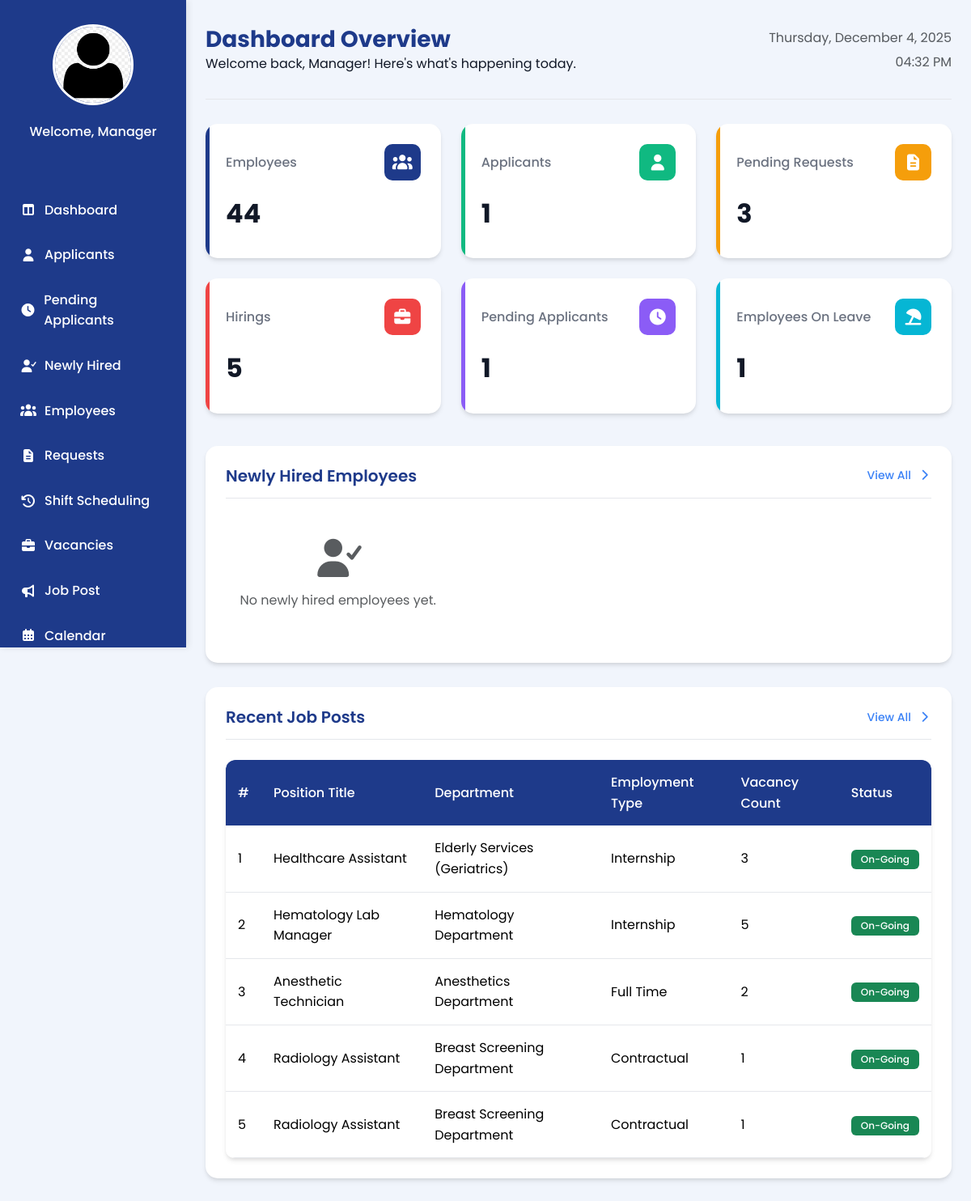
Page /Manager_Dashboard.php on the committed database.
### tables this page shows
CREATE TABLE `vacancies` (
  `id` int(11) NOT NULL,
  `department_id` int(11) NOT NULL,
  `position_id` int(11) NOT NULL,
  `employment_type_id` int(11) NOT NULL,
  `vacancy_count` int(11) NOT NULL,
  `status` varchar(255) NOT NULL DEFAULT 'To Post',
  `posted_by` varchar(255) NOT NULL,
  `created_at` timestamp NOT NULL DEFAULT current_timestamp()
);

CREATE TABLE `position` (
  `positionID` int(11) NOT NULL,
  `departmentID` int(11) NOT NULL,
  `emtypeID` int(11) DEFAULT NULL,
  `position_title` varchar(150) NOT NULL
);

CREATE TABLE `department` (
  `deptID` int(11) NOT NULL,
  `deptName` varchar(100) NOT NULL
);

CREATE TABLE `employment_type` (
  `emtypeID` int(11) NOT NULL,
  `typeName` varchar(50) NOT NULL
);

### Manager_Dashboard.php (the view, shortened to what this page needs)
<?php
require 'admin/db.connect.php';
$employeeQuery = $conn->query("SELECT COUNT(*) AS count FROM employee");
$employees = ($employeeQuery && $row = $employeeQuery->fetch_assoc()) ? $row['count'] : 0;
$applicantQuery = $conn->query("SELECT COUNT(*) AS count FROM user WHERE role = 'Applicant'");
$applicants = ($applicantQuery && $row = $applicantQuery->fetch_assoc()) ? $row['count'] : 0;
$pendingQuery = $conn->query("SELECT COUNT(*) AS count FROM applications WHERE status = 'Pending'");
$pendingApplicants = ($pendingQuery && $row = $pendingQuery->fetch_assoc()) ? $row['count'] : 0;
$pending_applicantQuery = $conn->query("SELECT COUNT(*) AS count FROM applications WHERE id = '0'");
if ($pending_applicantQuery && $row = $pending_applicantQuery->fetch_assoc()) {
    $pending_applicantQuery = $row['count'];
}
$pendingLeaves = 0;
$plRes = $conn->query("SELECT COUNT(*) AS c FROM leave_request WHERE status = 'Pending'");
if ($plRes && $r = $plRes->fetch_assoc())
    $pendingLeaves = (int) $r['c'];
$pendingGeneral = 0;
$pgRes = $conn->query("SELECT COUNT(*) AS c FROM general_request WHERE status = 'Pending'");
if ($pgRes && $r2 = $pgRes->fetch_assoc())
    $pendingGeneral = (int) $r2['c'];
$pendingRequests = $pendingLeaves + $pendingGeneral;
$onLeaveCount = 0;
$olRes = $conn->query("SELECT COUNT(DISTINCT empID) AS count FROM leave_request WHERE status = 'Approved'");
if ($olRes && $row = $olRes->fetch_assoc())
    $onLeaveCount = (int) $row['count'];
$hiringsQuery = $conn->query("
    SELECT COUNT(*) AS count
    FROM (
        SELECT DISTINCT department_id, position_id
        FROM vacancies
        WHERE status = 'On-Going'
    ) AS uniqueVacancies
");
$hirings = ($hiringsQuery && $row = $hiringsQuery->fetch_assoc()) ? $row['count'] : 0;
$limit = 5;
$page = isset($_GET['page']) ? (int) $_GET['page'] : 1;
$start = ($page > 1) ? ($page * $limit) - $limit : 0;
$recentVacanciesQuery = $conn->query("
    SELECT v.id, v.vacancy_count, v.status, d.deptName, p.position_title, e.typeName AS employment_type
    FROM vacancies v
    JOIN department d ON v.department_id = d.deptID
    JOIN position p ON v.position_id = p.positionID
    JOIN employment_type e ON v.employment_type_id = e.emtypeID
    WHERE v.status = 'On-Going'
    ORDER BY v.id DESC
    LIMIT $start, $limit
");
$newHiredQuery = $conn->query("
    SELECT applicantID, fullName, position_applied, department, hired_at, profile_pic
    FROM applicant
    WHERE status = 'Hired'
    ORDER BY hired_at DESC
    LIMIT 6
");
$managername = $_SESSION['fullname'] ?? "Manager";
$employeeID = $_SESSION['applicant_employee_id'] ?? null;
if ($employeeID) {
    $stmt = $conn->prepare("SELECT profile_pic FROM employee WHERE empID = ?");
    $stmt->bind_param("s", $employeeID);
    $stmt->execute();
    $result = $stmt->get_result();
    if ($result->num_rows > 0) {
        $row = $result->fetch_assoc();
        $profile_picture = !empty($row['profile_pic'])
            ? "uploads/employees/" . $row['profile_pic']
            : "uploads/employees/default.png";
    } else {
        $profile_picture = "uploads/employees/default.png";
    }
} else {
    $profile_picture = "uploads/employees/default.png";
}
$menus = [
    "HR Director" => [
        "Dashboard" => "Manager_Dashboard.php",
        "Applicants" => "Manager_Applicants.php",
        "Pending Applicants" => "Manager_PendingApplicants.php",
        "Newly Hired" => "Newly-Hired.php",
        "Employees" => "Manager_Employees.php",
        "Requests" => "Manager_Request.php",
        "Shift Scheduling"  => "Manager_Scheduling.php",
        "Vacancies" => "Manager_Vacancies.php",
        "Job Post" => "Manager-JobPosting.php",
        "Calendar" => "Manager_Calendar.php",
        "Approvals" => "Manager_Approvals.php",
        "Reports" => "Manager_Reports.php",
        "Settings" => "Manager_LeaveSettings.php",
        "Logout" => "Login.php"
    ],
    "HR Manager" => [
        "Dashboard" => "Manager_Dashboard.php",
        "Applicants" => "Manager_Applicants.php",
        "Pending Applicants" => "Manager_PendingApplicants.php",
        "Newly Hired" => "Newly-Hired.php",
        "Employees" => "Manager_Employees.php",
        "Requests" => "Manager_Request.php",
        "Shift Scheduling"  => "Manager_Scheduling.php",
        "Vacancies" => "Manager_Vacancies.php",
        "Job Post" => "Manager-JobPosting.php",
        "Calendar" => "Manager_Calendar.php",
        "Approvals" => "Manager_Approvals.php",
        "Reports" => "Manager_Reports.php",
        "Settings" => "Manager_LeaveSettings.php",
        "Logout" => "Login.php"
    ],
    "Recruitment Manager" => [
        "Dashboard" => "Manager_Dashboard.php",
        "Applicants" => "Manager_Applicants.php",
        "Pending Applicants" => "Manager_PendingApplicants.php",
        "Newly Hired" => "Newly-Hired.php",
        "Vacancies" => "Manager_Vacancies.php",
        "Logout" => "Login.php"
    ],
    "HR Officer" => [
        "Dashboard" => "Manager_Dashboard.php",
        "Applicants" => "Manager_Applicants.php",
        "Pending Applicants" => "Manager_PendingApplicants.php",
        "Newly Hired" => "Newly-Hired.php",
        "Employees" => "Manager_Employees.php",
        "Logout" => "Login.php"
    ],
];
$role = $_SESSION['sub_role'] ?? "HR Manager";
$icons = [
    "Dashboard" => "fa-table-columns",
    "Applicants" => "fa-user",
    "Pending Applicants" => "fa-clock",
    "Newly Hired" => "fa-user-check",
    "Employees" => "fa-users",
    "Requests" => "fa-file-lines",
    "Shift Scheduling" => "fa-clock-rotate-left",
    "Vacancies" => "fa-briefcase",
    "Job Post" => "fa-bullhorn",
    "Calendar" => "fa-calendar-days",
    "Approvals" => "fa-square-check",
    "Reports" => "fa-chart-column",
    "Settings" => "fa-gear",
    "Logout" => "fa-right-from-bracket"
];
?>
<!DOCTYPE html>
<html lang="en">
<head>
    <link rel="stylesheet" href="manager-sidebar.css">
    <link href="https://cdn.jsdelivr.net/npm/bootstrap@5.3.3/dist/css/bootstrap.min.css" rel="stylesheet">
    <link rel="stylesheet" href="https://cdnjs.cloudflare.com/ajax/libs/font-awesome/7.0.1/css/all.min.css"
 />
</head>
<body>
    <div class="sidebar">
        <div class="sidebar-logo">
            <a href="Manager_Profile.php" class="profile">
                <img src="<?php echo htmlspecialchars($profile_picture); ?>" alt="Profile" class="sidebar-profile-img">
            </a>
        </div>
        <div class="sidebar-name">
            <p><?php echo "Welcome, $managername"; ?></p>
        </div>
        <ul class="nav">
            <?php foreach ($menus[$role] as $label => $link): ?>
                <li><a href="<?php echo $link; ?>"><i
                            class="fa-solid <?php echo $icons[$label] ?? 'fa-circle'; ?>"></i><?php echo $label; ?></a></li>
            <?php endforeach; ?>
        </ul>
    </div>
    <main class="main-content">
         <div class="main-content-header">
            <div>
                <h1>Dashboard Overview</h1>
                <p class="welcome-text">Welcome back, <?php echo $managername; ?>! Here's what's happening today.</p>
            </div>
            <div class="text-end">
    <p class="text-muted mb-1"><?php echo date('l, F j, Y'); ?></p>
    <p class="text-muted"><?php echo date('h:i A'); ?></p>
            </div>
        </div>
        <div class="stats">
            <div class="stat-card">
                <div class="stat-card-header">
                    <h3 class="stat-card-title">Employees</h3>
                    <div class="stat-card-icon">
                        <i class="fas fa-users"></i>
                    </div>
                </div>
                <div class="stat-card-value"><?php echo $employees; ?></div>
            </div>
            <div class="stat-card">
                <div class="stat-card-header">
                    <h3 class="stat-card-title">Applicants</h3>
                    <div class="stat-card-icon">
                        <i class="fas fa-user"></i>
                    </div>
                </div>
                <div class="stat-card-value"><?php echo $applicants; ?></div>
            </div>
            <div class="stat-card">
                <div class="stat-card-header">
                    <h3 class="stat-card-title">Pending Requests</h3>
                    <div class="stat-card-icon">
                        <i class="fas fa-file-lines"></i>
                    </div>
                </div>
                <div class="stat-card-value"><?php echo $pendingRequests; ?></div>
            </div>
            <div class="stat-card">
                <div class="stat-card-header">
                    <h3 class="stat-card-title">Hirings</h3>
                    <div class="stat-card-icon">
                        <i class="fas fa-briefcase"></i>
                    </div>
                </div>
                <div class="stat-card-value"><?php echo $hirings; ?></div>
            </div>
            <div class="stat-card">
                <div class="stat-card-header">
                    <h3 class="stat-card-title">Pending Applicants</h3>
                    <div class="stat-card-icon">
                        <i class="fas fa-clock"></i>
                    </div>
                </div>
                <div class="stat-card-value"><?php echo $pendingApplicants; ?></div>
            </div>
            <div class="stat-card">
                <div class="stat-card-header">
                    <h3 class="stat-card-title">Employees On Leave</h3>
                    <div class="stat-card-icon">
                        <i class="fas fa-umbrella-beach"></i>
                    </div>
                </div>
                <div class="stat-card-value"><?php echo $onLeaveCount; ?></div>
            </div>
        </div>
        <div class="dashboard-section">
            <div class="section-header">
                <h2 class="section-title">Newly Hired Employees</h2>
                <a href="Newly-Hired.php" class="view-all">View All <i class="fas fa-chevron-right ms-1"></i></a>
            </div>
            <div class="hired-cards">
                <?php if ($newHiredQuery && $newHiredQuery->num_rows > 0): ?>
                    <?php while ($hired = $newHiredQuery->fetch_assoc()): ?>
                        <div class="hired-card">
                            <?php
                            $pic = (!empty($hired['profile_pic']) && file_exists("Uploads/" . $hired['profile_pic']))
                                ? $hired['profile_pic']
                                : "default.png";
                            ?>
                            <img src="Uploads/<?php echo $pic; ?>" alt="Profile Picture" class="hired-card-img">
                            <h4 class="hired-card-name"><?php echo $hired['fullName']; ?></h4>
                            <p class="hired-card-details"><strong>Position:</strong> <?php echo $hired['position_applied']; ?></p>
                            <p class="hired-card-details"><strong>Department:</strong> <?php echo $hired['department']; ?></p>
                            <p class="hired-card-date">Hired: <?php echo date("F d, Y", strtotime($hired['hired_at'])); ?></p>
                        </div>
                    <?php endwhile; ?>
                <?php else: ?>
                    <div class="text-center py-4 w-100">
                        <i class="fas fa-user-check fa-3x text-muted mb-3"></i>
                        <p class="text-muted">No newly hired employees yet.</p>
                    </div>
                <?php endif; ?>
            </div>
        </div>
        <div class="dashboard-section">
            <div class="section-header">
                <h2 class="section-title">Recent Job Posts</h2>
                <a href="Manager_Vacancies.php" class="view-all">View All <i class="fas fa-chevron-right ms-1"></i></a>
            </div>
            <div class="table-container">
                <table class="table table-hover mb-0">
                    <thead>
                        <tr>
                            <th>#</th>
                            <th>Position Title</th>
                            <th>Department</th>
                            <th>Employment Type</th>
                            <th>Vacancy Count</th>
                            <th>Status</th>
                        </tr>
                    </thead>
                    <tbody>
                        <?php if ($recentVacanciesQuery && $recentVacanciesQuery->num_rows > 0): ?>
                            <?php
                            $i = $start + 1;
                            while ($vacancy = $recentVacanciesQuery->fetch_assoc()):
                                ?>
                                <tr>
                                    <td><?php echo $i++; ?></td>
                                    <td><?php echo $vacancy['position_title']; ?></td>
                                    <td><?php echo $vacancy['deptName']; ?></td>
                                    <td><?php echo $vacancy['employment_type']; ?></td>
                                    <td><?php echo $vacancy['vacancy_count']; ?></td>
                                    <td>
                                        <span class="badge bg-success"><?php echo $vacancy['status']; ?></span>
                                    </td>
                                </tr>
                            <?php endwhile; ?>
                        <?php endif; ?>
                    </tbody>
                </table>
            </div>
        </div>
    </main>
</body>
</html>

### manager-sidebar.css (style rules this page uses)
* { margin: 0; padding: 0; box-sizing: border-box; }
body { font-family: "Poppins", "Roboto", sans-serif; }
.sidebar { width: 230px; background-color: #1E3A8A; height: 100vh; display: flex; flex-direction: column; align-items: center; padding-top: 30px; position: fixed; left: 0; top: 0; box-shadow: 2px 0 8px rgba(0, 0, 0, 0.1); overflow-y: auto; scrollbar-width: thin; scrollbar-color: #e5edfb transparent; }
.nav { margin-top: 40px; list-style: none; width: 100%; padding: 0; }
.nav li { width: 100%; }
.nav li a { color: #ffffff; text-decoration: none; display: flex; align-items: center; gap: 10px; padding: 15px 25px; font-weight: 500; transition: all 0.3s ease; width: 100%; box-sizing: border-box; }
.nav i { width: 20px; text-align: center; }
.sidebar-logo { display: flex; flex-direction: column; align-items: center; gap: 10px; margin-bottom: 20px; }
.sidebar-logo img { width: 100px; height: 100px; border-radius: 50%; border: 3px solid white; cursor: pointer; transition: transform 0.3s ease; }
.sidebar-name p { color: white; text-align: center; font-weight: 500; }
:root { --primary:#1E3A8A; --primary-600:#2563EB; --bg:#F5F8FF; --text:#111827; --muted:#4b5563; --radius:12px; --shadow:0 10px 25px rgba(15,23,42,.08); --space-1:4px; --space-2:8px; --space-3:12px; --space-4:16px; --space-5:24px; --space-6:32px; --space-7:40px; }
.main-content { margin-left:230px !important; padding: var(--space-6) var(--space-5) !important; min-height:100vh; display:block; }
.main-content-header { display:flex; justify-content:space-between; align-items:center; margin-bottom: var(--space-4); padding-bottom: var(--space-3); border-bottom:1px solid #e5e7eb; }
.main-content-header h1 { color: var(--primary); font-weight:700; margin:0; display:flex; align-items:center; gap:10px; }
.table { border-collapse: collapse; border-radius: var(--radius); overflow: hidden; }
.table th, .table td { padding: var(--space-4) var(--space-5); vertical-align: middle; }
.table thead { background-color: #e5edfb; }
.table-container { margin-top: var(--space-3); }
.badge { border-radius:999px; padding:6px 10px; }

### rows in the picture
vacancies: position.position_title "Healthcare Assistant", department.deptName "Elderly Services (Geriatrics)", employment_type.typeName "Internship", vacancy_count "3", status "On-Going"
vacancies: position.position_title "Hematology Lab Manager", department.deptName "Hematology Department", employment_type.typeName "Internship", vacancy_count "5", status "On-Going"
vacancies: position.position_title "Anesthetic Technician", department.deptName "Anesthetics Department", employment_type.typeName "Full Time", vacancy_count "2", status "On-Going"
vacancies: position.position_title "Radiology Assistant", department.deptName "Breast Screening Department", employment_type.typeName "Contractual", vacancy_count "1", status "On-Going"
vacancies: position.position_title "Radiology Assistant", department.deptName "Breast Screening Department", employment_type.typeName "Contractual", vacancy_count "1", status "On-Going"

### other values in the picture
$managername "Manager"
$label "Dashboard"
$label "Applicants"
$label "Pending Applicants"
$label "Newly Hired"
$label "Employees"
$label "Requests"
$label "Shift Scheduling"
$label "Vacancies"
$label "Job Post"
$label "Calendar"
$employees "44"
$applicants "1"
$pendingRequests "3"
$hirings "5"
